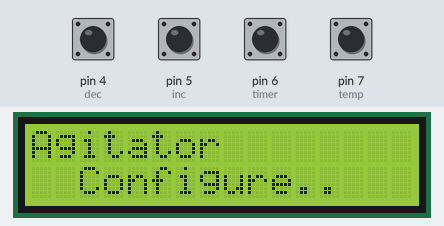
A sketch run on a simulated Arduino Uno, built with avr-gcc and run on an emulated ATmega328P. On the bench: 16×2 character LCD. Inputs (shaded band) come from the test bench; at power-on: pin 4 (dec), pin 5 (inc), pin 6 (timer), pin 7 (temp) HIGH. What the sketch prints to the serial monitor is not drawn.

Above: at 1.2 s.
1.3 s: pin 7 (temp) pulled LOW for 3.2 s
At 4.5 s:
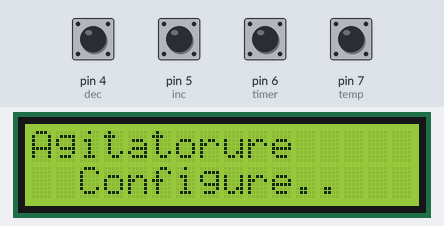
6.0 s: pin 6 (timer) pulled LOW for 0.65 s
At 6.4 s:
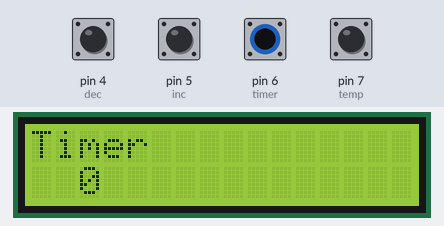
8.1 s: pin 4 (dec) pulled LOW for 0.65 s
At 8.9 s:
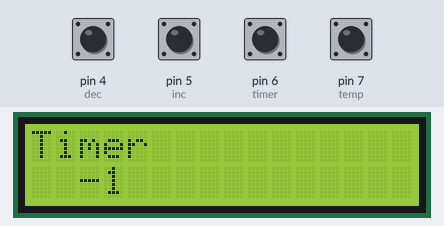
10.2 s: pin 4 (dec) pulled LOW for 1 s
At 10.9 s:
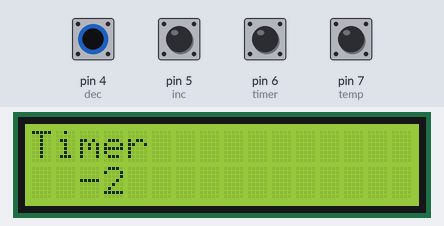
Timing chart, 0 to 13.2 s (numbered marks = the images above; inputs shaded):
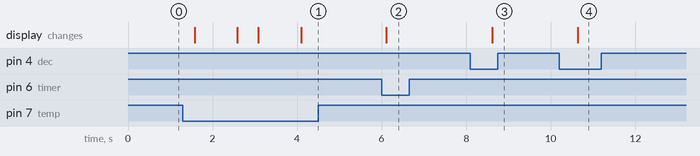

Measured:
- after the input at 1.3 s, the display: first changes after 0.28 s (image 1 shows a later state)
- after the input at 6.0 s, the display: changes after 0.10 s (image 2)
- after the input at 8.1 s, the display: changes after 0.52 s (image 3)
- after the input at 10.2 s, the display: changes after 0.44 s (image 4)

The sketch:

final_proto_tested_without_start.ino
```cpp
#include <LiquidCrystal.h>
const int temp = 7; //sets temperature
const int inc = 5; //increase the value
const int dec = 4; //decrease the value
int buttonState = HIGH;
long lastDebounceTime = 0;  // the last time the output pin was toggled
long debounceDelay = 50;
long lastDebounceTime1 = 0;  // the last time the output pin was toggled
long debounceDelay1 = 50;
const int timer = 6; //sets the timer
const int start = 3; //starts the system
//const int etchant = 2; //controls the etchant
//const int water = 1; //controls water
LiquidCrystal lcd(13,12,11,10,9,8);
int t=0; // holds the temperature
int m=0; // holds the timing
void setup()
{
 lcd.begin(16, 2);
 Serial.begin(9600);
 pinMode(temp, INPUT_PULLUP);
 pinMode(inc, INPUT_PULLUP);
 pinMode(dec, INPUT_PULLUP);
 pinMode(timer, INPUT_PULLUP);
 pinMode(start, INPUT_PULLUP);
 /*pinMode(etchant, OUTPUT);
 pinMode(water, OUTPUT);*/
}

void loop()
{
  lcd.setCursor(0,0);
  lcd.print("Agitator");
  lcd.setCursor(2,1);
  lcd.print("Configure..");
  delay(500);
  temperature();
  timing();
  /*while(digitalRead(start) == 1);
  {
    //etchant and water control
    //timer action
    }*/
}
void temperature()
{
  int state=1;
  buttonState = digitalRead(temp);
  if ( (millis() - lastDebounceTime) > debounceDelay) {
  if(buttonState==LOW)
  {
    state=0;
    lastDebounceTime = millis();
    while(state == 0)
    {
    lcd.clear();
    lcd.setCursor(0,0);
    lcd.print("Temperature");
    lcd.setCursor(2,1);
    lcd.print(t);
    delay(500);
    if ( (millis() - lastDebounceTime1) > debounceDelay1) {
    if(digitalRead(inc) == LOW)
    {
        lastDebounceTime1 = millis();
        t++;
    }
    if(digitalRead(dec) == LOW)
    {
        lastDebounceTime1 = millis();
        t--;
    }
        lcd.clear();
        lcd.setCursor(0,0);
        lcd.print("Temperature");
        lcd.setCursor(2,1);
        lcd.print(t);
        delay(500);
    if(digitalRead(temp)==LOW)
    {
      lastDebounceTime = millis();
      state=1;
      Serial.println(t);
    }
    }
  }
  }
  }
}
void timing()
{
  int state=1;
  buttonState = digitalRead(timer);
  if ( (millis() - lastDebounceTime) > debounceDelay) {
  if(buttonState==LOW)
  {
    state=0;
    lastDebounceTime = millis();
    while(state == 0)
    {
    lcd.clear();
    lcd.setCursor(0,0);
    lcd.print("Timer");
    lcd.setCursor(2,1);
    lcd.print(m);
    delay(500);
    if ( (millis() - lastDebounceTime1) > debounceDelay1) {
    if(digitalRead(inc) == LOW)
    {
        lastDebounceTime1 = millis();
        m++;
    }
    if(digitalRead(dec) == LOW)
    {
        lastDebounceTime1 = millis();
        m--;
    }
        lcd.clear();
        lcd.setCursor(0,0);
        lcd.print("Timer");
        lcd.setCursor(2,1);
        lcd.print(m);
        delay(500);
    if(digitalRead(timer)==LOW)
    {
      lastDebounceTime = millis();
      state=1;
      Serial.println(m);
    }
    }
  }
  }
  }
}
```
